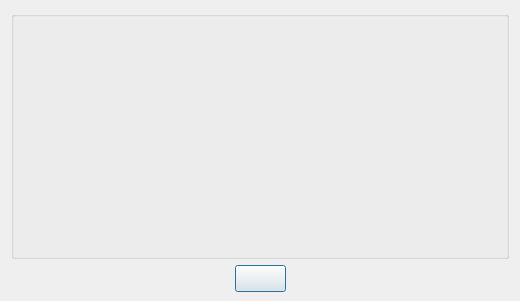
<?xml version="1.0" encoding="UTF-8"?>
<ui version="4.0">
 <class>Licence</class>
 <widget class="QDialog" name="Licence">
  <property name="geometry">
   <rect>
    <x>0</x>
    <y>0</y>
    <width>520</width>
    <height>301</height>
   </rect>
  </property>
  <property name="minimumSize">
   <size>
    <width>520</width>
    <height>301</height>
   </size>
  </property>
  <property name="maximumSize">
   <size>
    <width>520</width>
    <height>301</height>
   </size>
  </property>
  <property name="windowTitle">
   <string/>
  </property>
  <property name="windowIcon">
   <iconset resource="resourcescontor.qrc">
    <normaloff>:/images/icons8-blur-80.png</normaloff>:/images/icons8-blur-80.png</iconset>
  </property>
  <widget class="QWidget" name="verticalLayoutWidget">
   <property name="geometry">
    <rect>
     <x>11</x>
     <y>11</y>
     <width>498</width>
     <height>281</height>
    </rect>
   </property>
   <layout class="QVBoxLayout" name="verticalLayout_2">
    <item>
     <widget class="QGroupBox" name="groupBox">
      <property name="title">
       <string/>
      </property>
      <layout class="QGridLayout" name="gridLayout_3">
       <item row="0" column="0">
        <layout class="QVBoxLayout" name="verticalLayout">
         <item>
          <layout class="QGridLayout" name="gridLayout">
           <item row="5" column="1">
            <widget class="QLabel" name="lbChecksumValue">
             <property name="font">
              <font>
               <pointsize>12</pointsize>
              </font>
             </property>
             <property name="text">
              <string/>
             </property>
            </widget>
           </item>
           <item row="5" column="0">
            <widget class="QLabel" name="lbChecksum">
             <property name="font">
              <font>
               <pointsize>12</pointsize>
              </font>
             </property>
             <property name="text">
              <string/>
             </property>
            </widget>
           </item>
           <item row="1" column="0">
            <widget class="QLabel" name="lbCertificate">
             <property name="font">
              <font>
               <pointsize>12</pointsize>
              </font>
             </property>
             <property name="text">
              <string/>
             </property>
            </widget>
           </item>
           <item row="3" column="0">
            <widget class="QLabel" name="lbMaximum">
             <property name="font">
              <font>
               <pointsize>12</pointsize>
              </font>
             </property>
             <property name="text">
              <string/>
             </property>
            </widget>
           </item>
           <item row="3" column="1">
            <widget class="QLabel" name="lbMaximumValue">
             <property name="font">
              <font>
               <pointsize>12</pointsize>
              </font>
             </property>
             <property name="text">
              <string/>
             </property>
            </widget>
           </item>
           <item row="2" column="0">
            <widget class="QLabel" name="lbArchive">
             <property name="font">
              <font>
               <pointsize>12</pointsize>
              </font>
             </property>
             <property name="text">
              <string/>
             </property>
            </widget>
           </item>
           <item row="0" column="1">
            <widget class="QLabel" name="lbCompanyValue">
             <property name="font">
              <font>
               <pointsize>12</pointsize>
              </font>
             </property>
             <property name="text">
              <string/>
             </property>
            </widget>
           </item>
           <item row="2" column="1">
            <widget class="QLabel" name="lbArchiveValue">
             <property name="font">
              <font>
               <pointsize>12</pointsize>
              </font>
             </property>
             <property name="text">
              <string/>
             </property>
            </widget>
           </item>
           <item row="1" column="1">
            <widget class="QLabel" name="lbCertificateValue">
             <property name="font">
              <font>
               <pointsize>12</pointsize>
              </font>
             </property>
             <property name="text">
              <string/>
             </property>
            </widget>
           </item>
           <item row="0" column="0">
            <widget class="QLabel" name="lbCompany">
             <property name="font">
              <font>
               <pointsize>12</pointsize>
              </font>
             </property>
             <property name="text">
              <string/>
             </property>
            </widget>
           </item>
           <item row="4" column="0">
            <widget class="QLabel" name="lbDensity">
             <property name="font">
              <font>
               <pointsize>12</pointsize>
              </font>
             </property>
             <property name="text">
              <string/>
             </property>
            </widget>
           </item>
           <item row="4" column="1">
            <layout class="QHBoxLayout" name="horizontalLayout_3">
             <item>
              <widget class="QLabel" name="lbDensityValue">
               <property name="maximumSize">
                <size>
                 <width>65</width>
                 <height>16777215</height>
                </size>
               </property>
               <property name="font">
                <font>
                 <pointsize>12</pointsize>
                </font>
               </property>
               <property name="text">
                <string/>
               </property>
              </widget>
             </item>
             <item>
              <widget class="QLabel" name="lbDensityUnit">
               <property name="font">
                <font>
                 <pointsize>12</pointsize>
                </font>
               </property>
               <property name="text">
                <string/>
               </property>
              </widget>
             </item>
            </layout>
           </item>
          </layout>
         </item>
         <item>
          <spacer name="verticalSpacer">
           <property name="orientation">
            <enum>Qt::Vertical</enum>
           </property>
           <property name="sizeHint" stdset="0">
            <size>
             <width>20</width>
             <height>40</height>
            </size>
           </property>
          </spacer>
         </item>
        </layout>
       </item>
      </layout>
     </widget>
    </item>
    <item>
     <layout class="QHBoxLayout" name="horizontalLayout">
      <item>
       <spacer name="horizontalSpacer">
        <property name="orientation">
         <enum>Qt::Horizontal</enum>
        </property>
        <property name="sizeHint" stdset="0">
         <size>
          <width>40</width>
          <height>20</height>
         </size>
        </property>
       </spacer>
      </item>
      <item>
       <widget class="QPushButton" name="pbClose">
        <property name="font">
         <font>
          <pointsize>12</pointsize>
         </font>
        </property>
        <property name="text">
         <string/>
        </property>
       </widget>
      </item>
      <item>
       <spacer name="horizontalSpacer_2">
        <property name="orientation">
         <enum>Qt::Horizontal</enum>
        </property>
        <property name="sizeHint" stdset="0">
         <size>
          <width>40</width>
          <height>20</height>
         </size>
        </property>
       </spacer>
      </item>
     </layout>
    </item>
   </layout>
  </widget>
 </widget>
 <resources>
  <include location="resourcescontor.qrc"/>
 </resources>
 <connections/>
</ui>
